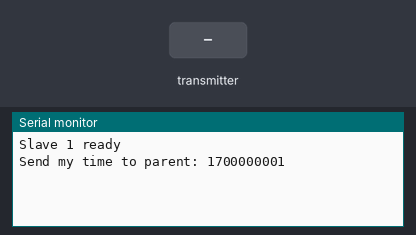
This sketch was run on a simulated ESP32. Shown: the last lines printed to the serial monitor. Inputs (shaded band) come from the test bench. Random numbers use the default seed unless the sketch sets one.

Above: at 1.2 s.
1.3 s: the transmitter starts sending nodeId = 0
At 1.66 s:
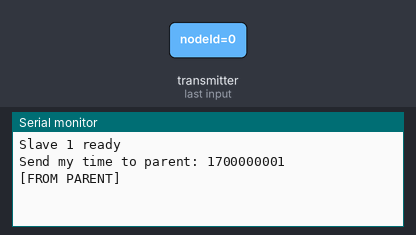
3.3 s: the transmitter starts sending payload = 0
At 3.66 s:
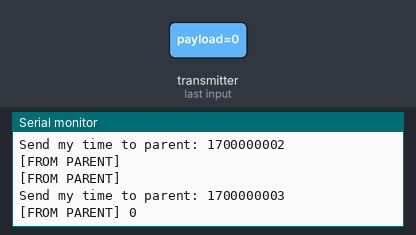
4.8 s: the transmitter starts sending payload = 1
At 5.66 s:
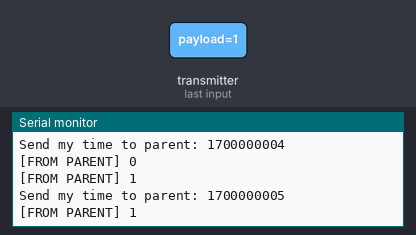

Measured:
- after the input at 1.3 s, the serial monitor: prints a new line after 0.05 s (image 1)
- after the input at 3.3 s, the serial monitor: prints a new line after 0.05 s (image 2)
- after the input at 4.8 s, the serial monitor: prints a new line after 0.05 s (image 3)

The sketch:

main.ino
```cpp
#include <WiFi.h>
#include <esp_now.h>

#define NODE_ID 1   // 子機ごとに変更
uint8_t masterMac[] = {0x78, 0x42, 0x1C, 0x2D, 0xF4, 0x9C}; // ESP32-AのMAC

typedef struct {
  uint32_t Time;   //時刻（秒）
  uint8_t nodeId;      // 子機ID（1〜4用）
} TimePacket;

typedef struct {
  uint8_t nodeId;        // 子機ID（1台目なら1）
  char payload[64];      // 送信メッセージ
} MsgPacket;

MsgPacket recvPacket;
TimePacket sendTime;

// 受信コールバック（親機から送られた時刻を受け取る）
void onReceive(const uint8_t *mac, const uint8_t *data, int len) {
  memcpy(&recvPacket, data, sizeof(recvPacket));
  Serial.print("[FROM PARENT] ");
  Serial.println(recvPacket.payload);
}

void setup() {
  Serial.begin(115200);

  WiFi.mode(WIFI_STA);
  esp_now_init();
  esp_now_register_recv_cb(onReceive);

  esp_now_peer_info_t peer = {};
  memcpy(peer.peer_addr, masterMac, 6);
  peer.channel = 1;
  peer.encrypt = false;
  esp_now_add_peer(&peer);

  randomSeed(esp_random()); //複数子機の際の送信タイミングずらし。今回は1機なので省略可能

  Serial.printf("Slave %d ready\n", NODE_ID);
}

void loop() {
  // 1秒ごとに自分の時刻を親機に送信
  static unsigned long lastSend = 0;
  static uint32_t Time = 1700000000; // 初期値
  if (millis() - lastSend >= 1000) {
    lastSend = millis();
    Time++; // 1秒ごとに増加（簡易カウンタ）

    sendTime.Time = Time;
    sendTime.nodeId = NODE_ID;

    // 送信タイミングを少しランダムにして衝突回避
    delay(random(5, 20));

    esp_now_send(masterMac, (uint8_t *)&sendTime, sizeof(sendTime));

    Serial.print("Send my time to parent: ");
    Serial.println(Time);
  }
}
```
